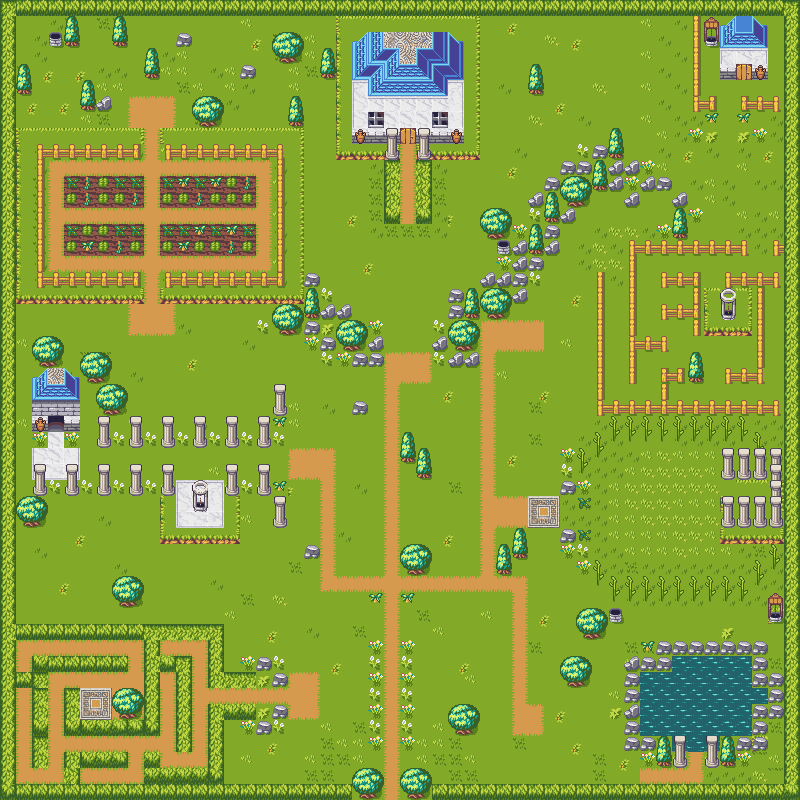

The image is a tile-based game level rendered from a .tmx file. Its description and source (layers, tilesets, objects; grid data summarised) follow:
An orthogonal 50x50 tile map with 16x16 px tiles, 2 tile layers (background, walls), 2 tilesets and 298 objects (40x coin, 21x life, 10x superCoin, 5x superLife).

<map version="1.10" tiledversion="1.11.2" orientation="orthogonal" renderorder="right-down" width="50" height="50" tilewidth="16" tileheight="16" infinite="0" nextlayerid="7" nextobjectid="526">
 <tileset firstgid="1" source="GreekTiles.tsx" />
 <tileset firstgid="161" source="ClassicRPG_Sheet.tsx" />
 <layer id="1" name="background" width="50" height="50" locked="1">
  <data>[2500 cells, 2500 non-empty, 37 distinct tile ids]</data>
 </layer>
 <layer id="2" name="walls" width="50" height="50" locked="1">
  <data>[2500 cells, 1779 non-empty, 142 distinct tile ids]</data>
 </layer>
 <objectgroup id="3" name="collisions">
  <object id="51" x="160.242" y="537.773" width="78.5758" height="6.72727" />
  <object id="72" x="5" y="784.5" width="353" height="16" />
  <object id="73" x="418.5" y="784" width="381.5" height="16" />
  <object id="74" x="784.333" y="-0.75" width="15.6667" height="794.75" />
  <object id="75" x="1" y="2" width="12" height="798.5" />
  <object id="76" x="11.3333" y="623.333" width="211.667" height="16" />
  <object id="77" x="208.333" y="640" width="15" height="48" />
  <object id="78" x="208.667" y="704" width="14.3333" height="88" />
  <object id="79" x="144.667" y="768.333" width="78.6667" height="25" />
  <object id="80" x="144.333" y="751.333" width="16" height="23.3333" />
  <object id="81" x="176.667" y="656.667" width="14.3333" height="94" />
  <object id="82" x="32.3333" y="655" width="15.3333" height="111" />
  <object id="83" x="11.6667" y="671.333" width="24.3333" height="16" />
  <object id="84" x="35" y="654.667" width="91.3333" height="16.3333" />
  <object id="85" x="144.667" y="656.333" width="37.3333" height="14.6667" />
  <object id="86" x="144.667" y="638" width="15" height="80.6667" />
  <object id="87" x="64.3333" y="688" width="16" height="48" />
  <object id="88" x="80.3333" y="720" width="79.6667" height="15.6667" />
  <object id="89" x="112.167" y="687.667" width="46.8333" height="39.6667" />
  <object id="91" x="64" y="752.667" width="15.6667" height="39.6667" />
  <object id="92" x="64" y="752" width="63.3333" height="16.3333" />
  <object id="93" x="223.333" y="672.333" width="64.3333" height="15" />
  <object id="94" x="240.667" y="656.667" width="46" height="15.6667" />
  <object id="95" x="223.333" y="704" width="65" height="15.6667" />
  <object id="96" x="239.667" y="720" width="47.6667" height="15.6667" />
  <object id="131" x="63.6667" y="175.667" width="80.3333" height="31.6667" />
  <object id="132" x="63.6667" y="224.667" width="80" height="30.3333" />
  <object id="133" x="160" y="176.667" width="95.6667" height="29.6667" />
  <object id="134" x="160.667" y="224" width="95" height="31" />
  <object id="135" x="7.66667" y="271.667" width="136.333" height="32" />
  <object id="136" x="161" y="272.333" width="142" height="30.3333" />
  <object id="137" x="272.333" y="129" width="31" height="166" />
  <object id="138" x="161.667" y="128.667" width="123.333" height="29.6667" />
  <object id="139" x="9.33333" y="128.667" width="133.333" height="30" />
  <object id="140" x="10" y="158.667" width="36.3333" height="117.667" />
  <object id="141" x="384" y="159" width="15.3333" height="63.6667" />
  <object id="142" x="417" y="157.333" width="14" height="66.3333" />
  <object id="149" x="596" y="272.333" width="6" height="143" />
  <object id="150" x="601.333" y="399.333" width="188.667" height="39.8333" />
  <object id="151" x="630" y="240" width="117" height="15" />
  <object id="152" x="773.333" y="240.333" width="23" height="14.6667" />
  <object id="153" x="724" y="271.667" width="60.6667" height="16" />
  <object id="154" x="753.667" y="287.333" width="13.1667" height="97.6667" />
  <object id="155" x="763.333" y="384.333" height="0.666667" />
  <object id="156" x="725.333" y="370" width="38.3333" height="14.6667" />
  <object id="157" x="660.667" y="368.667" width="12.3333" height="36.6667" />
  <object id="158" x="629" y="241.667" width="10" height="141.333" />
  <object id="159" x="633.167" y="335.667" width="37.5" height="14.6667" />
  <object id="160" x="660.667" y="305" width="33.6667" height="14.3333" />
  <object id="161" x="660" y="271" width="43.6667" height="17" />
  <object id="162" x="690" y="288" width="14.6667" height="48.3333" />
  <object id="163" x="690.333" y="353.667" width="12.3333" height="29.3333" />
  <object id="164" x="696.5" y="328" width="65.3333" height="7.33333" />
  <object id="173" x="-1" y="0.75" width="801.5" height="14.25" />
  <object id="174" x="692.75" y="12.25" width="6.5" height="99.25" />
  <object id="175" x="742" y="96" width="52" height="14.75" />
  <object id="176" x="694" y="96" width="20.25" height="15.25" />
  <object id="179" x="159.909" y="496.545" width="4.75758" height="44.4545" />
  <object id="180" x="234.667" y="496.364" width="4.60606" height="46.2424" />
  <object id="195" x="606.5" y="579" width="181.5" height="19" />
  <object id="202" x="570.116" y="459.421" width="59.8235" height="18.7893" rotation="312.689" />
  <object id="203" x="560.727" y="529.273" width="31.0455" height="30" />
  <object id="204" x="577" y="464.5" width="15.1818" height="30.0909" />
  <object id="205" x="560.5" y="447.5" width="31.5455" height="48.5909" />
  <object id="206" x="639.5" y="640" width="128.5" height="17" />
  <object id="207" x="768" y="672" width="17" height="45.5" />
  <object id="208" x="750" y="651.5" width="18" height="37" />
  <object id="209" x="751" y="705" width="17" height="46.5" />
  <object id="210" x="705.5" y="736.5" width="51" height="14" />
  <object id="211" x="624.5" y="735.5" width="63" height="16" />
  <object id="212" x="639.833" y="745" width="46.6667" height="22.5" />
  <object id="213" x="704.5" y="745" width="47" height="21.5" />
  <object id="214" x="623.5" y="655.5" width="16" height="89.5" />
  <object id="215" x="636" y="652" width="35" height="18.5" />
  <object id="216" x="32" y="366.5" width="15" height="80.5" />
  <object id="217" x="64.5" y="369" width="14.5" height="76.5" />
  <object id="218" x="48" y="368" width="16.5" height="44.5" />
  <object id="220" x="321" y="319" width="61.5" height="48.5" />
  <object id="221" x="303.5" y="273.5" width="17" height="77.5" />
  <object id="222" x="320.5" y="287.5" width="15.5" height="32" />
  <object id="223" x="336.5" y="303.5" width="15" height="18.5" />
  <object id="224" x="336" y="12.5" width="144" height="115" />
  <object id="225" x="335" y="125.5" width="64" height="35.5" />
  <object id="226" x="416.5" y="123" width="64" height="36.5" />
  <object id="227" x="720" y="16" width="48" height="47.3333" />
  <object id="228" x="704.5" y="97" width="14.5" height="30.5" />
  <object id="229" x="737.5" y="96.5" width="13" height="30.5" />
  <object id="230" x="432.5" y="320.5" width="48" height="46.5" />
  <object id="231" x="448" y="288" width="62.5" height="33" />
  </objectgroup>
 <objectgroup id="5" name="transport" visible="0" locked="1">
  <!-- 123 objects omitted --></objectgroup>
 <objectgroup id="6" name="enemies">
  <!-- 120 objects omitted --></objectgroup>
 <objectgroup id="4" name="collectibles">
  <properties>
   <property name="coin" value="type" />
   <property name="life" value="type" />
   <property name="superCoin" value="type" />
   <property name="superLife" value="type" />
  </properties>
  <!-- 76 objects omitted --></objectgroup>
</map>
<!-- 209 of 298 objects omitted -->
